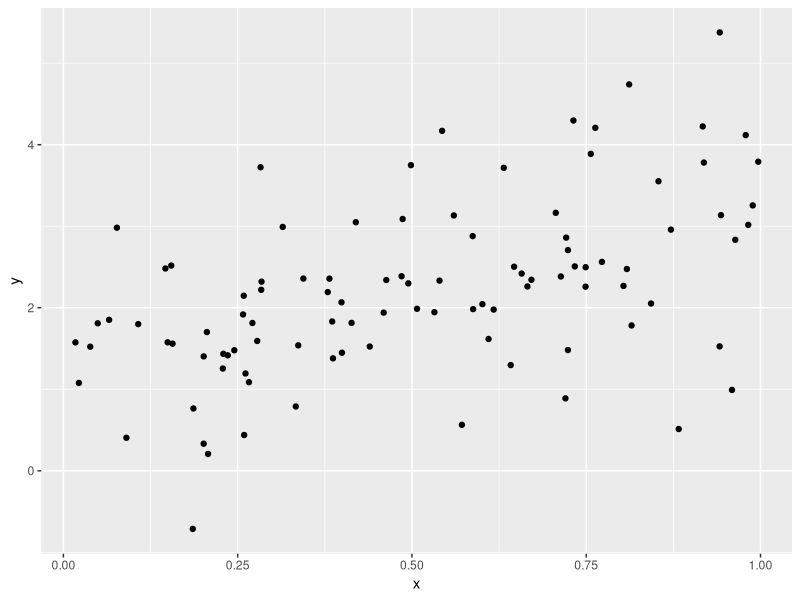

Reproduce this figure in R.
## ---- chunk 1
library(tidyverse)
plot_df=
  tibble(
    x=runif(100),
    y=1+2*x+rnorm(100)
  )
plot_df|>
  ggplot(aes(x=x,y=y))+
  geom_point()
